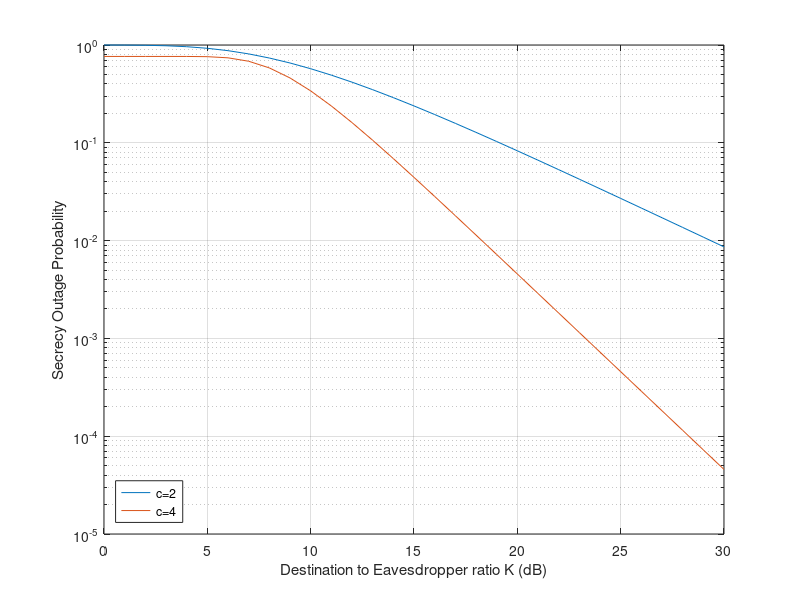

Reproduce this figure in MATLAB.
Kdb = 0:30;
K = 10.^(Kdb./10);

avgSNR_eve = 0.15;
avgSNR_dest = K.*avgSNR_eve;

c = 2;
Cth = 1;
t = 2^Cth;

q = gamma(1+2/c)/avgSNR_eve;
p = gamma(1+2/c)./avgSNR_dest;
j = (c/2)*(gamma(1+c/2)/avgSNR_eve);

% this is the first integral
i1 = 2*q^(-c/2)/c;

%   the second integral changes based on the shape parameter
i2 = exp(p-p.*t)./(q+p.*t);

SOP2 = ((c*j)/2).*(i1-i2);

semilogy(Kdb, SOP2);
ylabel('Secrecy Outage Probability');
xlabel('Destination to Eavesdropper ratio K (dB)');

c = 4;

q = gamma(1+2/c)/avgSNR_eve;
p = gamma(1+2/c)./avgSNR_dest;
j = (c/2)*(gamma(1+c/2)/avgSNR_eve);

%   the first integral
i1 = 2*q^(-c/2)/c;

%   the second integral for c = 4 is going to be broken in parts
% Define constants
e = exp(1);
pi_sqrt = sqrt(pi);
% Calculate intermediate values (using element-wise operations)
term1 = e.^(-p.^2.*(t-1).^2);
term2 = sqrt(p.^2.*t.^2+q^2) - pi_sqrt*p.^2.*(t-1).*t.*e.^((p.^4.*(t-1).^2.*t.^2)./(p.^2.*t.^2+q^2)).*erfc((p.^2.*(t-1).*t)./sqrt(p.^2.*t.^2+q^2));
term3 = 2.*(p.^2.*t.^2+q^2).^(3/2);

% Calculate final result (using element-wise operations)
i4 = term1.*term2./term3;

SOP4 = ((c*j)/2).*(i1-i4);

hold on;
semilogy(Kdb, SOP4);
hold off;


legend('c=2', 'c=4', 'Location','Southwest');
grid on;